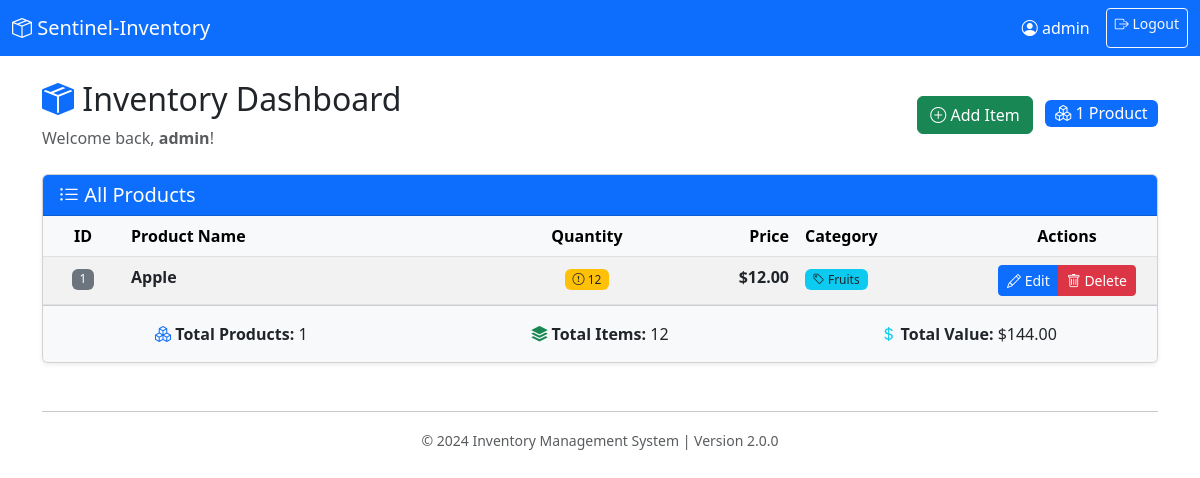
The page /inventory (signed in) on the database its author committed.
### tables this page shows
CREATE TABLE products (
                    id INTEGER PRIMARY KEY AUTOINCREMENT,
                    name TEXT NOT NULL,
                    quantity INTEGER NOT NULL,
                    price REAL NOT NULL,
                    created_at TIMESTAMP DEFAULT CURRENT_TIMESTAMP,
                    updated_at TIMESTAMP DEFAULT CURRENT_TIMESTAMP
                , category TEXT);

### src/web/routes/inventory.py (the view)
@inventory_bp.route('/inventory')
@login_required
def inventory_list():
    try:
        inventory_manager = current_app.config['INVENTORY_MANAGER']
        logger = current_app.config['LOGGER']
        username = session.get('username', 'User')
        products = inventory_manager.get_all_products()
        products_data = [product.to_dict() for product in products]
        logger.debug(f"Inventory page accessed", {
            'username': username,
            'product_count': len(products_data)
        })
        return render_template(
            'inventory.html',
            username=username,
            products=products_data
        )
    except Exception as e:
        logger = current_app.config['LOGGER']
        logger.error(f"Error loading inventory: {e}", exc_info=True)
        flash('An error occurred while loading the inventory.', 'danger')
        return redirect(url_for('auth.index'))

### src/data/database.py (called while the page is built)
    @property
    def connection(self) -> Optional[sqlite3.Connection]:
        if not hasattr(self._local, 'connection') or self._local.connection is None:
            self.connect()
        return getattr(self._local, 'connection', None)

    @property
    def cursor(self) -> Optional[sqlite3.Cursor]:
        if not hasattr(self._local, 'cursor') or self._local.cursor is None:
            self.connect()
        return getattr(self._local, 'cursor', None)

    def execute_query(self, query: str, params: Tuple = ()) -> bool:
        if not self.connection or not self.cursor:
            return False
        try:
            self.cursor.execute(query, params)
            self.connection.commit()
            return True
        except sqlite3.Error as e:
            print(f"Query execution error: {e}")
            self.connection.rollback()
            return False

    def fetch_all(self, query: str, params: Tuple = ()) -> List[Tuple]:
        if not self.connection or not self.cursor:
            return []
        try:
            self.cursor.execute(query, params)
            return self.cursor.fetchall()
        except sqlite3.Error as e:
            print(f"Query fetch error: {e}")
            return []

### src/logic/auth.py (called while the page is built, shortened)
    def is_session_valid(self, session_id: str) -> bool:
        session = self.active_sessions[session_id]
        last_activity = session['last_activity']
        timeout = timedelta(minutes=self.SESSION_TIMEOUT_MINUTES)
        if datetime.now() - last_activity > timeout:
            self.logout(session_id)
            return False
        session['last_activity'] = datetime.now()
        query = "UPDATE sessions SET last_activity = ? WHERE session_id = ?"
        self.db.execute_query(query, (datetime.now(), session_id))
        return True

### src/logic/inventory.py (called while the page is built)
    def to_dict(self) -> Dict[str, Any]:
        return {
            'id': self.id,
            'name': self.name,
            'quantity': self.quantity,
            'price': self.price,
            'category': self.category,
            'created_at': self.created_at,
            'updated_at': self.updated_at
        }

    def get_all_products(self) -> List[Product]:
        rows = self.db.fetch_all(
            "SELECT id, name, quantity, price, category, created_at, updated_at FROM products ORDER BY name",
            ()
        )
        products = [Product.from_db_row(row) for row in rows]
        if self.logger:
            self.logger.debug(f"Retrieved all products", {'count': len(products)})
        return products

### src/web/templates/inventory.html (shortened to what this page needs)
{% extends "base.html" %}
{% block content %}
<div class="row">
    <div class="col-12">
        <div class="d-flex justify-content-between align-items-center mb-4">
            <div>
                <h2>
                    <i class="bi bi-box-seam-fill text-primary"></i>
                    Inventory Dashboard
                </h2>
                <p class="text-muted mb-0">
                    Welcome back, <strong>{{ username }}</strong>!
                </p>
            </div>
            <div>
                <button type="button" class="btn btn-success me-2" data-bs-toggle="modal" data-bs-target="#addItemModal">
                    <i class="bi bi-plus-circle"></i> Add Item
                </button>
                <span class="badge bg-primary fs-6">
                    <i class="bi bi-boxes"></i>
                    {{ products|length }} Product{{ 's' if products|length != 1 else '' }}
                </span>
            </div>
        </div>
        <div class="card shadow-sm">
            <div class="card-header bg-primary text-white">
                <h5 class="mb-0">
                    <i class="bi bi-list-ul"></i> All Products
                </h5>
            </div>
            <div class="card-body p-0">
                {% if products %}
                <div class="table-responsive">
                    <table class="table table-hover table-striped mb-0">
                        <thead class="table-light">
                            <tr>
                                <th scope="col" class="text-center" style="width: 80px;">ID</th>
                                <th scope="col">Product Name</th>
                                <th scope="col" class="text-center" style="width: 120px;">Quantity</th>
                                <th scope="col" class="text-end" style="width: 150px;">Price</th>
                                <th scope="col" style="width: 180px;">Category</th>
                                <th scope="col" class="text-center" style="width: 180px;">Actions</th>
                            </tr>
                        </thead>
                        <tbody>
                            {% for product in products %}
                            <tr{% if product.quantity < 10 %} class="table-warning"{% endif %}>
                                <td class="text-center">
                                    <span class="badge bg-secondary">{{ product.id }}</span>
                                </td>
                                <td>
                                    <strong>{{ product.name }}</strong>
                                </td>
                                <td class="text-center">
                                    {% if product.quantity < 5 %}
                                        <span class="badge bg-danger">
                                            <i class="bi bi-exclamation-triangle"></i> {{ product.quantity }}
                                        </span>
                                    {% elif product.quantity < 20 %}
                                        <span class="badge bg-warning text-dark">
                                            <i class="bi bi-exclamation-circle"></i> {{ product.quantity }}
                                        </span>
                                    {% else %}
                                        <span class="badge bg-success">
                                            {{ product.quantity }}
                                        </span>
                                    {% endif %}
                                </td>
                                <td class="text-end">
                                    <strong>${{ "%.2f"|format(product.price) }}</strong>
                                </td>
                                <td>
                                    {% if product.category %}
                                        <span class="badge bg-info text-dark">
                                            <i class="bi bi-tag"></i> {{ product.category }}
                                        </span>
                                    {% else %}
                                        <span class="text-muted">
                                            <i class="bi bi-dash"></i> Uncategorized
                                        </span>
                                    {% endif %}
                                </td>
                                <td class="text-center">
                                    <div class="btn-group" role="group">
                                        <button type="button" class="btn btn-primary btn-sm" title="Edit Product">
                                            <i class="bi bi-pencil"></i> Edit
                                        </button>
                                        <button type="button" class="btn btn-danger btn-sm" title="Delete Product">
                                            <i class="bi bi-trash"></i> Delete
                                        </button>
                                    </div>
                                </td>
                            </tr>
                            {% endfor %}
                        </tbody>
                    </table>
                </div>
                {% endif %}
            </div>
            {% if products %}
            <div class="card-footer bg-light">
                <div class="row text-center">
                    <div class="col-md-4">
                        <div class="p-2">
                            <i class="bi bi-boxes text-primary"></i>
                            <strong>Total Products:</strong> {{ products|length }}
                        </div>
                    </div>
                    <div class="col-md-4">
                        <div class="p-2">
                            <i class="bi bi-stack text-success"></i>
                            <strong>Total Items:</strong> {{ products|sum(attribute='quantity') }}
                        </div>
                    </div>
                    <div class="col-md-4">
                        <div class="p-2">
                            <i class="bi bi-currency-dollar text-info"></i>
                            <strong>Total Value:</strong> ${{ "%.2f"|format(products|sum(attribute='price') * products|sum(attribute='quantity') / products|length if products|length > 0 else 0) }}
                        </div>
                    </div>
                </div>
            </div>
            {% endif %}
        </div>
        {% set low_stock = products|selectattr('quantity', 'lt', 5)|list %}
    </div>
</div>
{% endblock %}

### src/web/templates/inventory.html (style rules this page uses)
.table tbody tr { transition: background-color 0.2s ease; }
.badge { font-weight: 500; }

### rows shown on the page
products: id "1", name "Apple", quantity "12", price "12.00", category "Fruits"

### other values the page prints
{{ session.get('username') }} "admin"
{{ username }} "admin"
{{ products|length }} "1"
{{ products|sum(attribute='quantity') }} "12"
